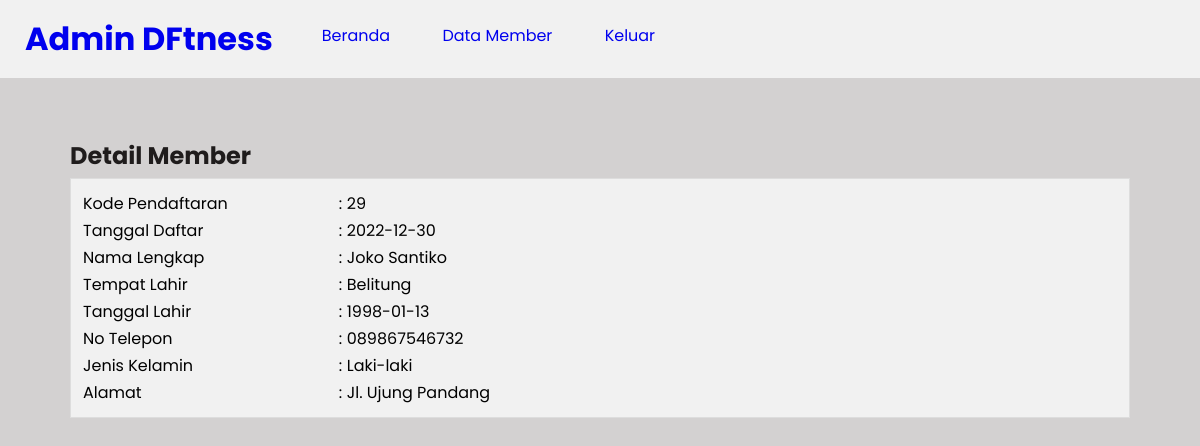
Page /detail-member.php?id=29 on the committed database.
### tables this page shows
CREATE TABLE `tb_pendaftaran` (
  `id_pendaftaran` int(11) NOT NULL,
  `tgl_daftar` date NOT NULL DEFAULT current_timestamp(),
  `nm_member` varchar(50) NOT NULL,
  `tmp_lahir` varchar(50) NOT NULL,
  `tgl_lahir` date NOT NULL,
  `no_tlp` varchar(15) NOT NULL,
  `jk` enum('Laki-laki','Perempuan') NOT NULL,
  `alamat` text NOT NULL,
  `username` varchar(50) NOT NULL,
  `password` varchar(50) NOT NULL
);

### detail-member.php (the view, shortened to what this page needs)
<?php
    include ("koneksi.php");
    $peserta = mysqli_query($conn, "SELECT * FROM tb_pendaftaran WHERE id_pendaftaran = '".$_GET['id']."'");
    $p = mysqli_fetch_object($peserta)
?>
<!DOCTYPE html>
<html>
<head>
    <link rel="stylesheet" type="text/css" href="css/style.css">
</head>
<body>
    <header>
        <h1><a href="beranda.php">Admin DFtness</h1>
        <ul>
            <li><a href="beranda.php">Beranda</a></li>
            <li><a href="data-peserta.php">Data Member</a></li>
            <li><a href="keluar.php">Keluar</a></li>
        </ul>
    </header>
    <section class="content">
        <h2>Detail Member</h2>
        <div class="box">
        <table class= "table-data">
            <tr>
                <td>Kode Pendaftaran</td>
                <td>:</td>
                <td><?php echo $p->id_pendaftaran ?></td>
            </tr>
            <tr>
                <td>Tanggal Daftar</td>
                <td>:</td>
                <td><?php echo $p->tgl_daftar ?></td>
            </tr>
            <tr>
                <td>Nama Lengkap</td>
                <td>:</td>
                <td><?php echo $p->nm_member ?></td>
            </tr>
            <tr>
                <td>Tempat Lahir</td>
                <td>:</td>
                <td><?php echo $p->tmp_lahir ?></td>
            </tr>
            <tr>
                <td>Tanggal Lahir</td>
                <td>:</td>
                <td><?php echo $p->tgl_lahir ?></td>
            </tr>
            <tr>
                <td>No Telepon</td>
                <td>:</td>
                <td><?php echo $p->no_tlp ?></td>
            </tr>
            <tr>
                <td>Jenis Kelamin</td>
                <td>:</td>
                <td><?php echo $p->jk ?></td>
            </tr>
            <tr>
                <td>Alamat</td>
                <td>:</td>
                <td><?php echo $p->alamat ?></td>
            </tr>
        </table>
        </div>
    </section>
</body>
</html>

### css/style.css (style rules this page uses)
* { margin:0; padding:0; font-family: 'Poppins', sans-serif; }
body { background-color: rgb(211, 209, 209); color: rgb(31, 28, 28); }
.box { color: black; background-color: #f1f1f1; border: 1px solid #ddd; padding: 10px; box-sizing: border-box; margin: 5px 0 25px; }
.table-data { width: 50%; }
header { background-color: #f1f1f1; }
header::after { content: ''; display: block; clear: both; }
header h1 { padding: 15px 25px; display: inline-block; float: left; }
header ul { float: left; }
header ul li { padding: 23px 24px; display: inline-block; }
a { text-decoration: none; }
.content { width: 90%; padding: 10px; box-sizing: border-box; margin: 50px auto; }

### rows in the picture
tb_pendaftaran: id_pendaftaran "29", tgl_daftar "2022-12-30", nm_member "Joko Santiko", tmp_lahir "Belitung", tgl_lahir "1998-01-13", no_tlp "089867546732", jk "Laki-laki", alamat "Jl. Ujung Pandang"
